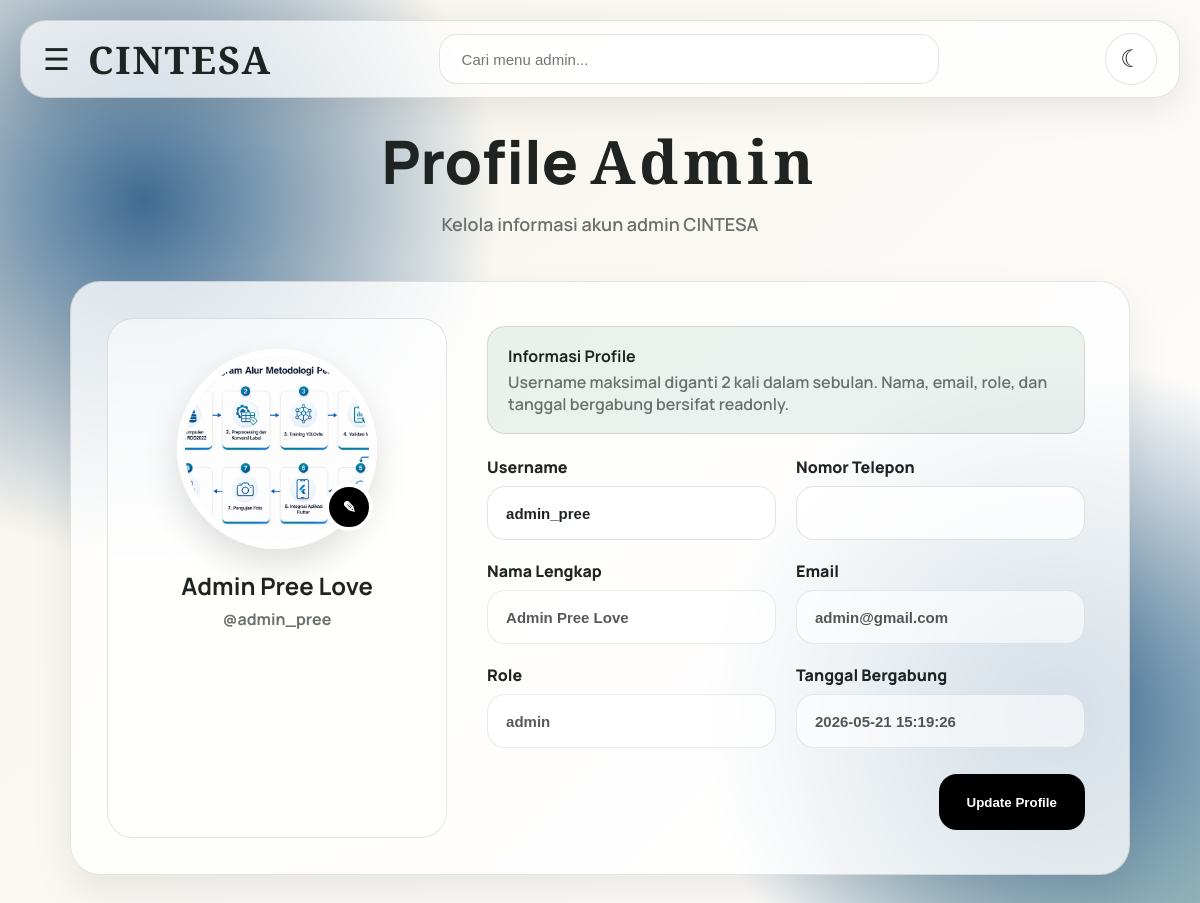
/admin/profile.php (signed in), run on the app's committed database.
### tables this page shows
CREATE TABLE `user` (
  `id_user` int(11) NOT NULL,
  `foto_profile` varchar(255) DEFAULT NULL,
  `username` varchar(50) NOT NULL,
  `nama_lengkap` varchar(100) NOT NULL,
  `email` varchar(100) NOT NULL,
  `password` varchar(255) NOT NULL,
  `nomor_telepon` varchar(20) DEFAULT NULL,
  `role` enum('admin','penjual','pembeli') NOT NULL,
  `status` enum('aktif','nonaktif') DEFAULT 'aktif',
  `tanggal_bergabung` datetime DEFAULT current_timestamp()
);

### admin/profile.php (the view, shortened to what this page needs)
<?php
include '../include/koneksi.php';
$id_user = $_SESSION['id_user'];
$query = mysqli_query($koneksi, "SELECT * FROM user WHERE id_user='$id_user'");
$data = mysqli_fetch_assoc($query);
?>
<!DOCTYPE html>
<html lang="id">
<head>
    <link rel="stylesheet" href="../assets/css/login.css">
    <link rel="stylesheet" href="../assets/css/admin.css">
    <link rel="stylesheet" href="../assets/css/profile_admin.css">
</head>
<body>
<nav class="top-navbar">
    <div class="nav-left">
        <button class="menu-btn" id="menuToggle">☰</button>
        <h2>CINTESA</h2>
    </div>
    <div class="nav-center">
        <input type="text" placeholder="Cari menu admin...">
    </div>
    <div class="nav-right">
        <button class="theme-toggle" id="themeToggle">☾</button>
    </div>
</nav>
<div class="admin-container">
    <div class="admin-header">
        <h1>Profile <span class="brand">Admin</span></h1>
        <p>Kelola informasi akun admin CINTESA</p>
    </div>
    <form action="" method="POST" enctype="multipart/form-data" class="profile-admin-card">
        <div class="profile-photo-side">
            <div class="photo-wrapper">
                <?php if (!empty($data['foto_profile'])) { ?>
                    <img class="admin-photo" src="../uploads/profile/<?php echo htmlspecialchars($data['foto_profile']); ?>">
                <?php } else { ?>
                    <div class="placeholder-photo">
                        <?php echo strtoupper(substr($data['username'], 0, 1)); ?>
                    </div>
                <?php } ?>
                <label for="foto_profile" class="edit-photo-btn">✎</label>
            </div>
            <h2><?php echo htmlspecialchars($data['nama_lengkap']); ?></h2>
            <p>@<?php echo htmlspecialchars($data['username']); ?></p>
        </div>
        <div class="profile-form-side">
            <div class="edit-note">
                <strong>Informasi Profile</strong>
                <p>Username maksimal diganti 2 kali dalam sebulan. Nama, email, role, dan tanggal bergabung bersifat readonly.</p>
            </div>
            <div class="form-grid">
                <div class="form-group">
                    <label>Username</label>
                    <input type="text" name="username" value="<?php echo htmlspecialchars($data['username']); ?>" required>
                </div>
                <div class="form-group">
                    <label>Nomor Telepon</label>
                    <input type="text" name="nomor_telepon" value="<?php echo htmlspecialchars($data['nomor_telepon']); ?>">
                </div>
                <div class="form-group">
                    <label>Nama Lengkap</label>
                    <input class="readonly-input" type="text" value="<?php echo htmlspecialchars($data['nama_lengkap']); ?>" readonly>
                </div>
                <div class="form-group">
                    <label>Email</label>
                    <input class="readonly-input" type="email" value="<?php echo htmlspecialchars($data['email']); ?>" readonly>
                </div>
                <div class="form-group">
                    <label>Role</label>
                    <input class="readonly-input" type="text" value="<?php echo htmlspecialchars($data['role']); ?>" readonly>
                </div>
                <div class="form-group">
                    <label>Tanggal Bergabung</label>
                    <input class="readonly-input" type="text" value="<?php echo htmlspecialchars($data['tanggal_bergabung']); ?>" readonly>
                </div>
            </div>
            <div class="save-area">
                <button type="submit" name="update" class="save-btn">
                    Update Profile
                </button>
            </div>
        </div>
    </form>
</div>
</body>
</html>

### assets/css/login.css (style rules this page uses)
* { margin: 0; padding: 0; box-sizing: border-box; }
:root { --bg-1: #f7f3ea; --bg-2: #ded7ca; --bg-3: #9dbdb1; --text: #1f2422; --muted: #6a706d; --field: rgba(255, 255, 255, 0.78); --border: rgba(31, 36, 34, 0.12); --black: #080808; --box: rgba(255, 255, 255, 0.55); --accent: #7b9b91; }
body { min-height: 100svh; font-family: "Manrope", Arial, sans-serif; color: var(--text); background: radial-gradient(circle at 12% 22%, #3f6c93, transparent 28%), radial-gradient(circle at 88% 78%, #3f6c93, transparent 28%), radial-gradient(circle at bottom right, #b9d3ca, transparent 28%), linear-gradient(135deg, #f7f3ea, #ffffff); display: grid; place-items: center; padding: 90px 24px 40px; transition: 0.4s ease; }
.theme-toggle { position: fixed; top: 28px; right: 32px; width: 52px; height: 52px; border: none; border-radius: 50%; cursor: pointer; background: var(--box); color: var(--text); border: 1px solid var(--border); backdrop-filter: blur(14px); font-size: 24px; transition: 0.3s ease; z-index: 10; }

### assets/css/admin.css (style rules this page uses)
.admin-container { width: min(100%, 1200px); margin-top: 130px; animation: fadeUp 0.9s ease both; }
.top-navbar { position: fixed; top: 20px; left: 20px; right: 20px; height: 78px; background: rgba(255,255,255,0.72); border: 1px solid var(--border); border-radius: 26px; backdrop-filter: blur(16px); display: flex; align-items: center; justify-content: space-between; padding: 0 22px; z-index: 999; box-shadow: 0 12px 35px rgba(0,0,0,0.08); }
.nav-left { display: flex; align-items: center; gap: 18px; }
.nav-left h2 { font-family: "Playfair Display", serif; letter-spacing: 2px; font-size: 38px; color: var(--text); }
.menu-btn { border: none; background: transparent; font-size: 30px; cursor: pointer; color: var(--text); }
.nav-center { flex: 1; display: flex; justify-content: center; padding: 0 40px; }
.nav-center input { width: min(100%, 500px); height: 50px; border: 1px solid var(--border); border-radius: 18px; padding: 0 22px; outline: none; background: var(--field); color: var(--text); font-size: 15px; transition: 0.3s ease; }
.nav-right { display: flex; align-items: center; gap: 14px; }
.theme-toggle { position: static; width: 52px; height: 52px; flex-shrink: 0; }
.admin-header { text-align: center; margin-bottom: 45px; }
.admin-header h1 { font-size: clamp(38px, 5vw, 62px); font-weight: 800; color: var(--text); margin-bottom: 10px; }
.admin-header .brand { font-family: "Playfair Display", serif; letter-spacing: 5px; }
.admin-header p { font-size: 18px; color: var(--muted); font-weight: 600; }
@media (max-width: 1200px) { body { display: block !important; padding: 120px 24px 40px; } }
@media (max-width: 1200px) { .admin-container { width: 92%; margin: 0 auto; } }

### data on the page
user: foto_profile (picture), nama_lengkap "Admin Pree Love", username "admin_pree", email "admin@gmail.com", role "admin", tanggal_bergabung "2026-05-21 15:19:26"
